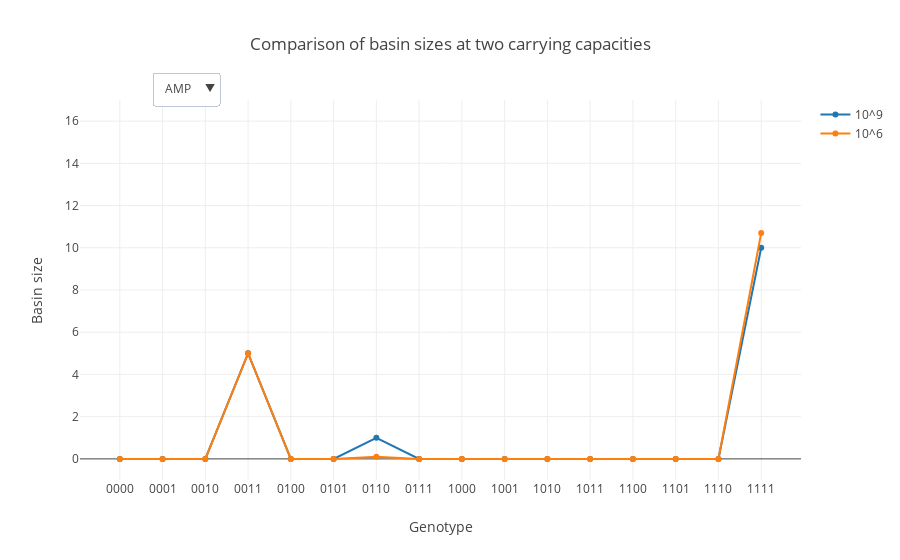

Notebook source saved alongside this figure:
### Code cell
data = [
    go.Scatter(y=bs['dataset2'][dataset2.index[0]], name='10^9'),
    go.Scatter(y=bs['dataset2_6'][dataset2.index[0]], name='10^6')
]
buttons = []
for name in dataset2.index:
    buttons.append(dict(
        args=[{'y': [bs['dataset2'][name], bs['dataset2_6'][name]]}],
        label=name,
        method='restyle'
    ))

updatemenus=list([
    dict(
        buttons=buttons,
        direction = 'down',
        pad = {'r': 10, 't': 10},
        showactive = True,
        x = 0.1,
        xanchor = 'left',
        y = 1.1,
        yanchor = 'top' 
    ),
])

layout = go.Layout(
    title='Comparison of basin sizes at two carrying capacities',
    xaxis=dict(
        ticktext=[format(i, '04b') for i in range(16)],
        tickvals=list(range(16)),
        title='Genotype',
        zeroline=False
    ),
    yaxis=dict(
        title='Basin size',
        range=[-1,17]
    ),
    updatemenus=updatemenus
)
fig = go.Figure(data=data, layout=layout)
iplot(fig, show_link=False)

### Figure 1 — Plotly figure (JSON) as saved in the notebook; plotly's stock layout.template omitted (floating-point values rounded to 4 significant figures)
{"data": [{"name": "10^9", "type": "scatter", "uid": "0774ed6e-1081-11e9-ac2b-e6497abbe804", "y": [0, 0, 0, 5, 0, 0, 1, 0, 0, 0, 0, 0, 0, 0, 0, 10]}, {"name": "10^6", "type": "scatter", "uid": "0774ed6f-1081-11e9-8e99-e6497abbe804", "y": [0, 0, 0, 5, 0, 0, 0.1, 0, 0, 0, 0, 0, 0, 0, 0, 10.7]}], "layout": {"title": "Comparison of basin sizes at two carrying capacities", "updatemenus": [{"buttons": [{"args": [{"y": [[0, 0, 0, 5, 0, 0, 1, 0, 0, 0, 0, 0, 0, 0, 0, 10], [0, 0, 0, 5, 0, 0, 0.1, 0, 0, 0, 0, 0, 0, 0, 0, 10.7]]}], "label": "AMP", "method": "restyle"}, {"args": [{"y": [[0, 0, 6, 0, 0, 0, 0, 0, 0, 0, 0, 0, 0, 10, 0, 0], [0, 0, 4.3, 0, 0, 0, 0, 0, 0, 0, 0, 0, 0, 11.8, 0, 0]]}], "label": "AM", "method": "restyle"}, {"args": [{"y": [[0, 0, 0, 6, 3, 0, 0, 0, 0, 0, 0, 0, 0, 0, 7, 0], [0, 0, 0, 6, 2.8, 0, 0, 0, 0, 0, 0, 0, 0, 0, 7.3, 0]]}], "label": "CEC", "method": "restyle"}, {"args": [{"y": [[0, 0, 0, 4.3, 0, 0, 3, 0, 0, 0, 2.4, 0, 0, 0, 0, 6.4], [0, 0, 0, 4.4, 0, 0, 2.1, 0, 0, 0, 1.1, 0, 0, 0, 0, 6.9]]}], "label": "CTX", "method": "restyle"}, {"args": [{"y": [[0, 0, 0, 7, 0, 0, 0, 8, 0, 1, 0, 0, 0, 0, 0, 0], [0, 0, 0, 7.2, 0, 0, 0, 8.3, 0, 0.6, 0, 0, 0, 0, 0, 0]]}], "label": "ZOX", "method": "restyle"}, {"args": [{"y": [[0, 0, 0, 0, 4, 0, 0, 12, 0, 0, 0, 0, 0, 0, 0, 0], [0, 0, 0, 0, 2.8, 0, 0, 12.6, 0, 0, 0, 0, 0, 0, 0, 0]]}], "label": "CXM", "method": "restyle"}, {"args": [{"y": [[0, 0, 0, 2.5, 3.6, 0, 0, 0, 0, 0, 3.4, 0, 0, 0, 0, 7], [0, 0, 0, 2, 3.2, 0, 0, 0, 0, 0, 3.4, 0, 0, 0, 0, 7.1]]}], "label": "CRO", "method": "restyle"}, {"args": [{"y": [[0, 0, 0, 0, 3, 0, 0, 0, 0, 0, 0, 0, 0, 13, 0, 0], [0, 0, 0, 0, 2.2, 0, 0, 0, 0, 0, 0, 0, 0, 13.6, 0, 0]]}], "label": "AMC", "method": "restyle"}, {"args": [{"y": [[0, 0, 0, 1.2, 0, 4, 11, 0, 0, 0, 0, 0, 0, 0, 0, 0], [0, 0, 0, 0.8, 0, 4.2, 11.1, 0, 0, 0, 0, 0, 0, 0, 0, 0]]}], "label": "CAZ", "method": "restyle"}, {"args": [{"y": [[0, 0, 0, 0, 3, 0, 0, 7.3, 4, 0, 0, 0, 0, 1, 1, 0], [0, 0, 0, 0, 2.9, 0, 0, 7.5, 3.8, 0, 0, 0, 0, 1, 0.8, 0]]}], "label": "CTT", "method": "restyle"}, {"args": [{"y": [[0, 0, 0, 0, 0, 0, 0, 0, 0, 0, 0, 0, 0, 0, 0, 16], [0, 0, 0, 0, 0, 0, 0, 0, 0, 0, 0, 0, 0, 0, 0, 16]]}], "label": "SAM", "method": "restyle"}, {"args": [{"y": [[0, 0, 0, 2, 0, 9, 5, 0, 0, 0, 0, 0, 0, 0, 0, 0], [0, 0, 0, 1.7, 0, 9, 5.5, 0, 0, 0, 0, 0, 0, 0, 0, 0]]}], "label": "CPR", "method": "restyle"}, {"args": [{"y": [[0, 0, 0, 0, 0, 0, 0, 0, 0, 0, 2, 0, 0, 0, 0, 14], [0, 0, 0, 0, 0, 0, 0, 0, 0, 0, 1.3, 0, 0, 0, 0, 14.6]]}], "label": "CPD", "method": "restyle"}, {"args": [{"y": [[0, 0, 0, 0, 0, 14, 0, 0, 2, 0, 0, 0, 0, 0, 0, 0], [0, 0, 0, 0, 0, 14.9, 0, 0, 1.3, 0, 0, 0, 0, 0, 0, 0]]}], "label": "TZP", "method": "restyle"}, {"args": [{"y": [[1, 0, 0, 1, 0, 0, 0, 0, 0, 0, 3, 0, 0, 0, 0, 11], [0.7, 0, 0, 0.9, 0, 0, 0, 0, 0, 0, 2.8, 0, 0, 0, 0, 11.8]]}], "label": "FEP", "method": "restyle"}], "direction": "down", "pad": {"r": 10, "t": 10}, "showactive": true, "x": 0.1, "xanchor": "left", "y": 1.1, "yanchor": "top"}], "xaxis": {"ticktext": ["0000", "0001", "0010", "0011", "0100", "0101", "0110", "0111", "1000", "1001", "1010", "1011", "1100", "1101", "1110", "1111"], "tickvals": [0, 1, 2, 3, 4, 5, 6, 7, 8, 9, 10, 11, 12, 13, 14, 15], "title": "Genotype", "zeroline": false}, "yaxis": {"range": [-1, 17], "title": "Basin size"}}}
